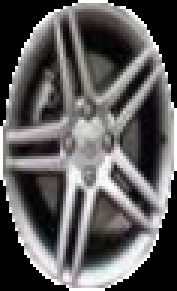
#> input picture 轮毂/基于深度学习的细粒度分类算法/ResNet 等卷积神经网络（CNN）改进版/004A.png, 59 x 97 px (shown 3 times larger)
$ python 003.py
#> lines starting #> are read from the running program, lines starting #| are printed output that depends on the picture
#> further down, image1 is the input picture: shape (97, 59, 3); mean B, G, R 91.9, 91.8, 93.5
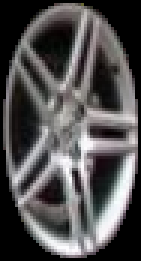
#> input picture 轮毂/基于深度学习的细粒度分类算法/ResNet 等卷积神经网络（CNN）改进版/004A1.png, 47 x 87 px (shown 3 times larger)
#> further down, image2 is the input picture: shape (87, 47, 3); mean B, G, R 81.5, 81.1, 82.9
#| (97, 59, 3)
#| (87, 47, 3)
import cv2
import numpy as np
import matplotlib
matplotlib.use('TkAgg')
import matplotlib.pyplot as plt


def align_lines(image1, image2):
    # 将图像转换为灰度图
    gray1 = cv2.cvtColor(image1, cv2.COLOR_BGR2GRAY)
    gray2 = cv2.cvtColor(image2, cv2.COLOR_BGR2GRAY)

    # 使用Canny边缘检测
    edges1 = cv2.Canny(gray1, 50, 150)
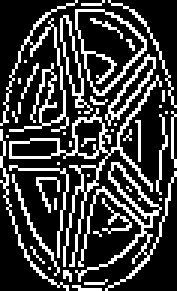
#> edges1: shape (97, 59) (shown 3 times larger); 24.4% white in thin lines or dots
    edges2 = cv2.Canny(gray2, 50, 150)
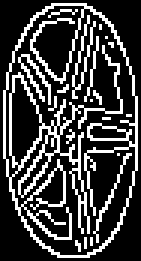
#> edges2: shape (87, 47) (shown 3 times larger); 24.9% white in thin lines or dots

    # 使用霍夫直线变换检测直线
    lines1 = cv2.HoughLines(edges1, 1, np.pi / 180, 150)
#> lines1 = None
    lines2 = cv2.HoughLines(edges2, 1, np.pi / 180, 150)
#> lines2 = None

    # 提取第一条直线的角度
#> (the run stopped early here; a loop or call above may not have finished)
